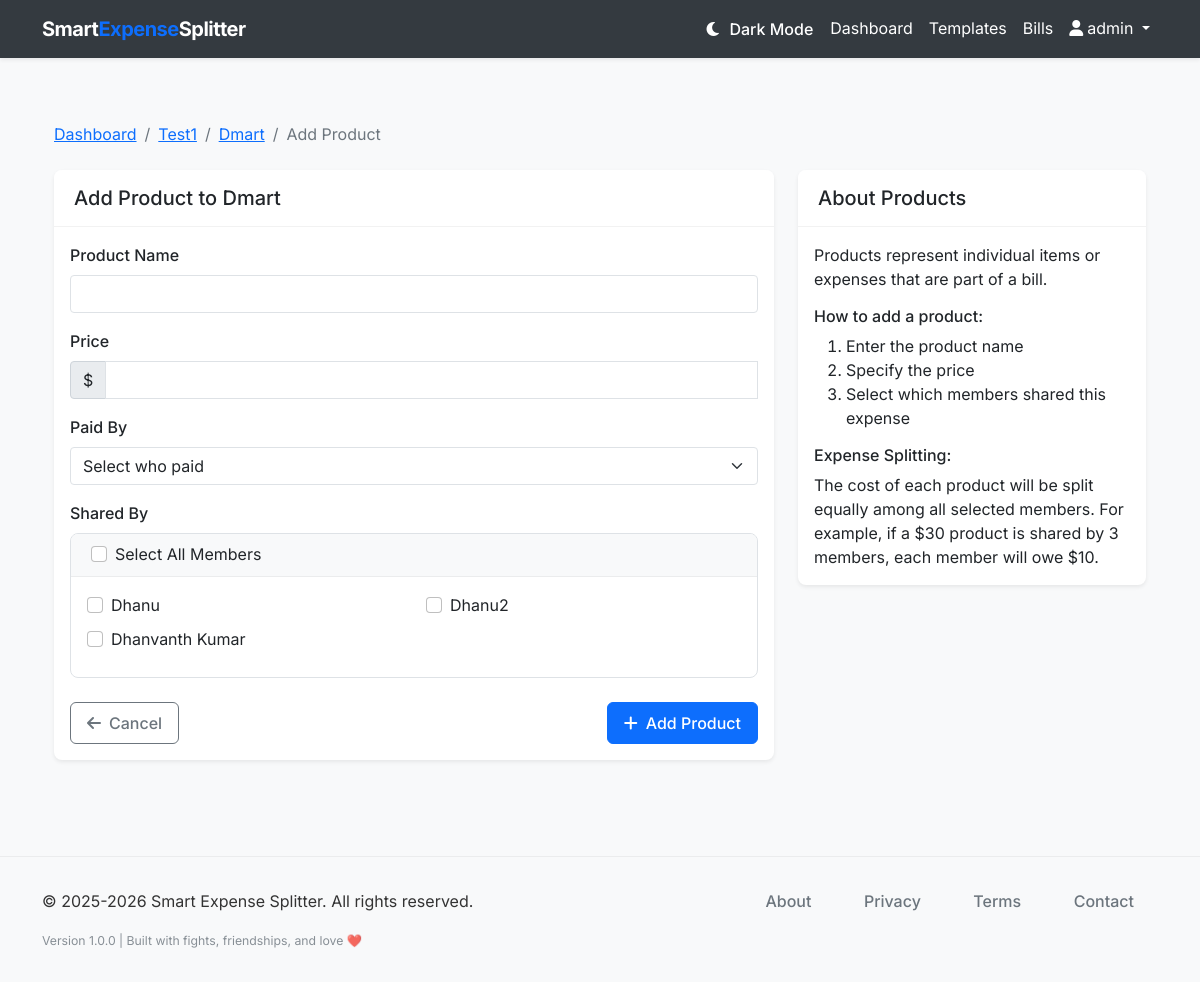
Screenshot of /bill/1/product/new (signed in) with the database file from the repository.
### models.py (models this page shows, shortened)
class User(db.Model, UserMixin):
    __tablename__ = 'users'
    id = db.Column(db.Integer, primary_key=True)
    username = db.Column(db.String(64), unique=True, nullable=False)
    email = db.Column(db.String(120), unique=True, nullable=False)
    password_hash = db.Column(db.String(128), nullable=False)
    created_at = db.Column(db.DateTime, default=datetime.utcnow)
    groups = db.relationship('Group', back_populates='user', cascade='all, delete-orphan')
    bill_templates = db.relationship('BillTemplate', back_populates='user', cascade='all, delete-orphan')

class Group(db.Model):
    __tablename__ = 'groups'
    id = db.Column(db.Integer, primary_key=True)
    name = db.Column(db.String(100), nullable=False)
    description = db.Column(db.String(255))
    created_at = db.Column(db.DateTime, default=datetime.utcnow)
    user_id = db.Column(db.Integer, db.ForeignKey('users.id'), nullable=False)
    user = db.relationship('User', back_populates='groups')
    members = db.relationship('Member', back_populates='group', cascade='all, delete-orphan')
    bills = db.relationship('Bill', back_populates='group', cascade='all, delete-orphan')

class Bill(db.Model):
    __tablename__ = 'bills'
    id = db.Column(db.Integer, primary_key=True)
    title = db.Column(db.String(100), nullable=False)
    description = db.Column(db.String(255))
    date = db.Column(db.Date, default=datetime.utcnow().date)
    category = db.Column(db.String(50), default='Other')
    group_id = db.Column(db.Integer, db.ForeignKey('groups.id'), nullable=False)
    created_at = db.Column(db.DateTime, default=datetime.utcnow)
    group = db.relationship('Group', back_populates='bills')
    products = db.relationship('Product', back_populates='bill', cascade='all, delete-orphan')

class Member(db.Model):
    __tablename__ = 'members'
    id = db.Column(db.Integer, primary_key=True)
    name = db.Column(db.String(100), nullable=False)
    email = db.Column(db.String(120))
    mobile_number = db.Column(db.String(20), nullable=False)
    group_id = db.Column(db.Integer, db.ForeignKey('groups.id'), nullable=False)
    created_at = db.Column(db.DateTime, default=datetime.utcnow)
    group = db.relationship('Group', back_populates='members')
    paid_products = db.relationship('Product', back_populates='payer')
    products_involved = db.relationship('ProductMember', back_populates='member', cascade='all, delete-orphan')

### routes.py (the view, shortened to what this page needs)
@app.route('/bill/<int:bill_id>/product/new', methods=['GET', 'POST'])
@login_required
def new_product(bill_id):
    bill = Bill.query.get_or_404(bill_id)
    if bill.group.user_id != current_user.id:
        flash('You do not have permission to add products to this bill.', 'danger')
        return redirect(url_for('dashboard'))
    form = ProductForm()
    form.payer.choices = [(m.id, m.name) for m in bill.group.members]
    form.members_involved.choices = [(m.id, m.name) for m in bill.group.members]
    return render_template('create_product.html', title='New Product', form=form, bill=bill)

### forms.py
class ProductForm(FlaskForm):
    name = StringField('Product Name', validators=[DataRequired(), Length(max=100)])
    price = FloatField('Price', validators=[DataRequired()])
    payer = SelectField('Paid By', coerce=int, validators=[DataRequired()])
    members_involved = SelectMultipleField('Members Involved', coerce=int, validators=[DataRequired()])
    submit = SubmitField('Add Product')

### smart_expense_splitter.py (called while the page is built)
@login_manager.user_loader
def load_user(user_id):
    from models import User
    return User.query.get(int(user_id))

### templates/create_product.html (shortened to what this page needs)
{% extends "layout.html" %}
{% block content %}
<div class="container py-4">
    <nav aria-label="breadcrumb" class="mb-4">
        <ol class="breadcrumb">
            <li class="breadcrumb-item"><a href="{{ url_for('dashboard') }}">Dashboard</a></li>
            <li class="breadcrumb-item"><a href="{{ url_for('group_detail', group_id=bill.group.id) }}">{{ bill.group.name }}</a></li>
            <li class="breadcrumb-item"><a href="{{ url_for('bill_detail', bill_id=bill.id) }}">{{ bill.title }}</a></li>
            <li class="breadcrumb-item active" aria-current="page">Add Product</li>
        </ol>
    </nav>
    <div class="row">
        <div class="col-lg-8">
            <div class="card border-0 shadow-sm">
                <div class="card-header bg-white py-3">
                    <h1 class="h5 mb-0">Add Product to {{ bill.title }}</h1>
                </div>
                <div class="card-body">
                    <form method="post" action="{{ url_for('new_product', bill_id=bill.id) }}" id="productForm">
                        <div class="mb-3">
                            <label for="name" class="form-label">Product Name</label>
                            <input type="text" class="form-control" id="name" name="name" required>
                        </div>
                        <div class="mb-3">
                            <label for="price" class="form-label">Price</label>
                            <div class="input-group">
                                <span class="input-group-text">$</span>
                                <input type="number" class="form-control" id="price" name="price" step="0.01" min="0.01" required>
                            </div>
                        </div>
                        <div class="mb-3">
                            <label for="payer" class="form-label">Paid By</label>
                            <select class="form-select" id="payer" name="payer" required>
                                <option value="" selected disabled>Select who paid</option>
                            </select>
                        </div>
                        <div class="mb-4">
                            <label class="form-label">Shared By</label>
                            <div class="card">
                                <div class="card-header bg-light py-2">
                                    <div class="form-check">
                                        <input class="form-check-input" type="checkbox" id="selectAllMembers">
                                        <label class="form-check-label" for="selectAllMembers">
                                            Select All Members
                                        </label>
                                    </div>
                                </div>
                                <div class="card-body">
                                    <div class="row">
                                        {% for member in bill.group.members %}
                                        <div class="col-md-6 mb-2">
                                            <div class="form-check">
                                                <input class="form-check-input member-checkbox" type="checkbox" name="members_involved" value="{{ member.id }}" id="member{{ member.id }}">
                                                <label class="form-check-label" for="member{{ member.id }}">
                                                    {{ member.name }}
                                                </label>
                                            </div>
                                        </div>
                                        {% endfor %}
                                    </div>
                                </div>
                            </div>
                        </div>
                        <div class="d-flex justify-content-between">
                            <a href="{{ url_for('bill_detail', bill_id=bill.id) }}" class="btn btn-outline-secondary">
                                <i class="fas fa-arrow-left me-2"></i>Cancel
                            </a>
                            <button type="submit" class="btn btn-primary">
                                <i class="fas fa-plus me-2"></i>Add Product
                            </button>
                        </div>
                    </form>
                </div>
            </div>
        </div>
        <div class="col-lg-4">
            <div class="card border-0 shadow-sm">
                <div class="card-header bg-white py-3">
                    <h2 class="h5 mb-0">About Products</h2>
                </div>
                <div class="card-body">
                    <p class="mb-3">Products represent individual items or expenses that are part of a bill.</p>
                    <h3 class="h6 mb-2">How to add a product:</h3>
                    <ol class="mb-3">
                        <li>Enter the product name</li>
                        <li>Specify the price</li>
                        <li>Select which members shared this expense</li>
                    </ol>
                    <h3 class="h6 mb-2">Expense Splitting:</h3>
                    <p class="mb-0">The cost of each product will be split equally among all selected members. For example, if a $30 product is shared by 3 members, each member will owe $10.</p>
                </div>
            </div>
        </div>
    </div>
</div>
{% endblock %}

### templates/layout.html (shortened to what this page needs)
<!DOCTYPE html>
<html lang="en">
<head>
    <link href="https://cdn.jsdelivr.net/npm/bootstrap@5.1.3/dist/css/bootstrap.min.css" rel="stylesheet">
    <link rel="stylesheet" href="https://cdnjs.cloudflare.com/ajax/libs/font-awesome/6.0.0/css/all.min.css">
    <link rel="stylesheet" href="{{ url_for('static', filename='css/style.css') }}">
</head>
<body>
    <nav class="navbar navbar-expand-lg navbar-light bg-white shadow-sm">
        <div class="container">
            <a class="navbar-brand" href="{{ url_for('index') }}">Smart<span>Expense</span>Splitter</a>
            <div class="collapse navbar-collapse" id="navbarNav">
                <ul class="navbar-nav ms-auto">
                    {% if current_user.is_authenticated %}
                    <li class="nav-item">
                        <button class="btn btn-link nav-link" id="darkModeToggle" title="Toggle Dark Mode">
                        </button>
                    </li>
                    <li class="nav-item">
                        <a class="nav-link" href="{{ url_for('dashboard') }}">Dashboard</a>
                    </li>
                    <li class="nav-item">
                                <a class="nav-link" href="{{ url_for('bill_templates') }}">Templates</a>
                            </li>
                            <li class="nav-item">
                                <a class="nav-link" href="{{ url_for('bills') }}">Bills</a>
                            </li>
                    <li class="nav-item dropdown">
                        <a class="nav-link dropdown-toggle" href="#" id="navbarDropdown" role="button" data-bs-toggle="dropdown" aria-expanded="false">
                            <i class="fas fa-user me-1"></i>{{ current_user.username }}
                        </a>
                    </li>
                    {% endif %}
                </ul>
            </div>
        </div>
    </nav>
    <main class="container py-4">
        {% block content %}{% endblock %}
    </main>
    <footer class="footer" role="contentinfo" aria-label="Site footer">
        <div class="container">
            <div class="row">
                <div class="col-md-6" role="region" aria-labelledby="copyright-heading">
                    <p class="mb-0" itemprop="copyrightNotice">&copy; 2025-2026 Smart Expense Splitter. All rights reserved.</p>
                </div>
                <div class="col-md-6 text-md-end" role="region" aria-labelledby="footer-nav-heading">
                    <nav class="footer-links" aria-label="Legal and company information">
                        <ul class="list-inline mb-0" role="list">
                            <li class="list-inline-item" role="listitem">
                                <a href="{{ url_for('about') }}" aria-label="Learn more about Smart Expense Splitter company and mission"
                                   class="text-decoration-none" rel="noopener noreferrer">About</a>
                            </li>
                            <li class="list-inline-item" role="listitem">
                                <a href="{{ url_for('privacy') }}" aria-label="Read our privacy policy and data protection practices"
                                   class="text-decoration-none" rel="noopener noreferrer">Privacy</a>
                            </li>
                            <li class="list-inline-item" role="listitem">
                                <a href="{{ url_for('terms') }}" aria-label="Review our terms of service and usage agreements"
                                   class="text-decoration-none" rel="noopener noreferrer">Terms</a>
                            </li>
                            <li class="list-inline-item" role="listitem">
                                <a href="{{ url_for('contact') }}" aria-label="Contact Smart Expense Splitter support team"
                                   class="text-decoration-none" rel="noopener noreferrer">Contact</a>
                            </li>
                        </ul>
                    </nav>
                </div>
            </div>
            <div class="row mt-3" role="region" aria-labelledby="footer-info-heading">
                <div class="col-12">
                    <div class="footer-info text-center text-md-start" aria-label="Application version and technical information">
                        <small class="text-muted" itemprop="version" aria-label="Application version 1.0.0">
                            Version 1.0.0 | Built with fights, friendships, and love ❤️
                        </small>
                    </div>
                </div>
            </div>
        </div>
    </footer>
</body>
</html>

### static/css/style.css (style rules this page uses)
body { font-family: 'Inter', -apple-system, BlinkMacSystemFont, 'Segoe UI', Roboto, Oxygen, Ubuntu, Cantarell, 'Open Sans', 'Helvetica Neue', sans-serif; color: #333; background-color: #f8f9fa; }
.navbar-brand { font-weight: 700; letter-spacing: -0.5px; }
.navbar-brand span { color: #0d6efd; }
.btn { border-radius: 0.375rem; padding: 0.5rem 1rem; font-weight: 500; }
.btn-primary { background-color: #0d6efd; border-color: #0d6efd; }
.card { border-radius: 0.5rem; overflow: hidden; }
.card-header { border-bottom: 1px solid rgba(0, 0, 0, 0.05); padding: 1rem 1.25rem; }
.form-label { font-weight: 500; }
.footer { background-color: #f8f9fa; padding: 2rem 0; margin-top: 3rem; border-top: 1px solid rgba(0, 0, 0, 0.05); }
.footer-links a { color: #6c757d; margin-right: 1.5rem; text-decoration: none; transition: color 0.2s ease-in-out; font-weight: 500; }
.footer-info { font-size: 0.875rem; opacity: 0.8; }
.footer-links ul { margin: 0; padding: 0; }
.footer-links .list-inline-item:not(:last-child) { margin-right: 1.5rem; }

### templates/layout.html (style rules this page uses)
:root { --bg-primary: #ffffff; --bg-secondary: #f8f9fa; --bg-card: #ffffff; --text-primary: #212529; --text-secondary: #6c757d; --border-color: #dee2e6; --navbar-bg: #343a40; --navbar-text: #ffffff; }
body { background-color: var(--bg-primary); color: var(--text-primary); transition: background-color 0.3s ease, color 0.3s ease; }
.navbar { background-color: var(--navbar-bg) !important; }
.navbar-brand, .navbar-nav .nav-link { color: var(--navbar-text) !important; }
.card { background-color: var(--bg-card); border-color: var(--border-color); color: var(--text-primary); }
.bg-light { background-color: var(--bg-secondary) !important; }
.form-control, .form-select { background-color: var(--bg-card); border-color: var(--border-color); color: var(--text-primary); }

### rows the page displays
User: username "admin"
Group: group.name "Test1"
Bill: title "Dmart"
Member: name "Dhanu"
Member: name "Dhanu2"
Member: name "Dhanvanth Kumar"
